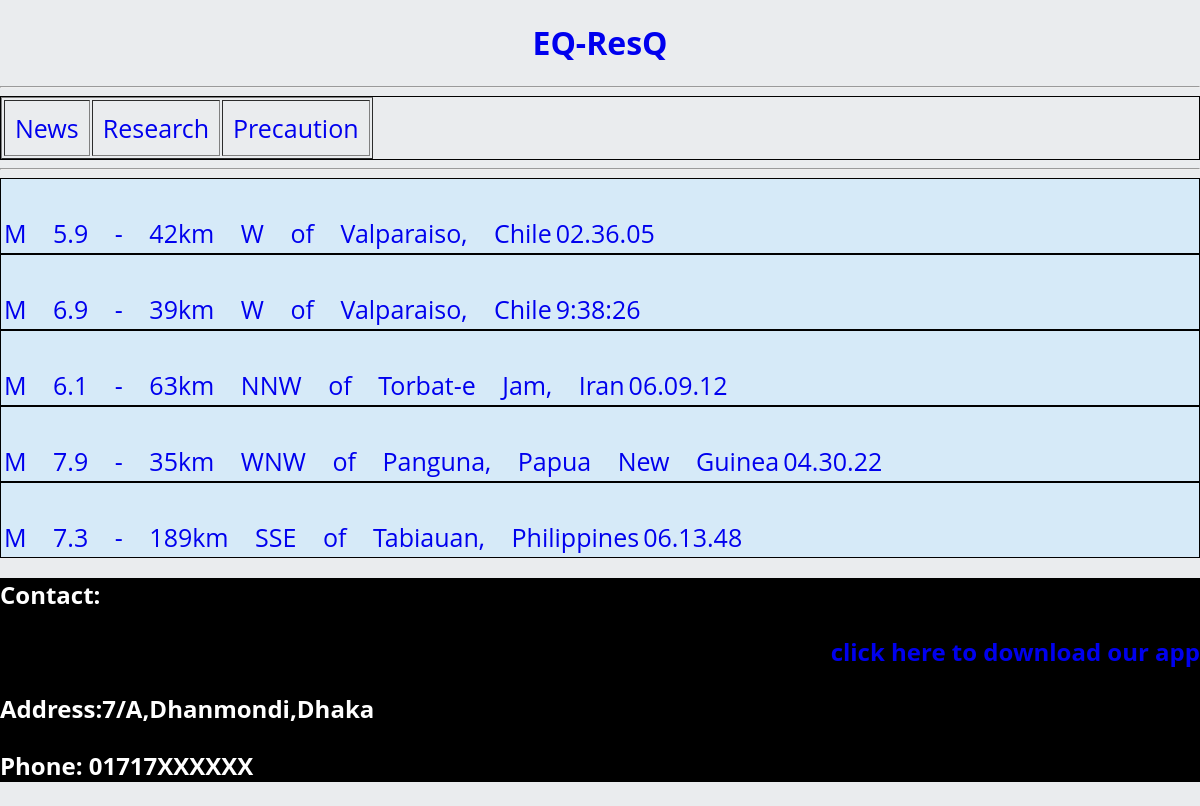
Page /news.php on the committed database.
### tables this page shows
CREATE TABLE `news` (
  `id` int(255) NOT NULL,
  `heading` varchar(1000) NOT NULL,
  `date` varchar(10) NOT NULL,
  `time` varchar(10) NOT NULL,
  `filename` varchar(50) NOT NULL
);

### news.php (the view, shortened to what this page needs)
 <!DOCTYPE html>
<html>
<head>
</head>
<body>
<div class="head">
<h1 align='center' ><a href="index.php">EQ-ResQ</a></h1>
</div>
<hr>
<div class="tab">
<table border="1px solid black" width="300" cellpadding="10px">
		<tr>
			<td><a href="news.php" >News</a></td>
			<td><a href="filter.php">Research</a></td>
			<td><a href="safety.php">Precaution</a></td>
		</tr>
</table>
</div>
<hr>
<?php
	$db= mysqli_connect("127.0.0.1","root","","eq_resq");
	$cmd= "select heading,date,filename,time from news";
	$res= mysqli_query($db,$cmd);
	$row= mysqli_fetch_assoc($res);
	while($row!=NULL)
	{
		echo "
		<div class='tab2'>
		<table>
		<tr>
		<td><a href='news_des.php?pid=".$row['filename']."'>".$row['heading']."</a></td>
				<td><a href='news_des.php?pid=".$row['filename']."'>".$row['time']."</a></td>
		<br>
		 </tr></table>
		 </div>";
		$row= mysqli_fetch_assoc($res);
	}
?>
<div class="footer">
<h2 style="color:white;">Contact:<h2>
<p style="text-align:right; color:white;"><a href="fb.com">click here to download our app</a></p>
<p style="text-align:left; color:white;">Address:7/A,Dhanmondi,Dhaka</p>
<p style="text-align:left; color:white;">Phone: 01717XXXXXX</p>
</div>
</body>
</html>

### news.php (style rules this page uses)
body { font-family: "open Sans", sans-serif; margin: 0; background-color: #eaecee ; }
.tab { font-size:25px; word-spacing:30px; border:1px solid black; border-collapse: collapse; }
.tab2 { font-size:25px; word-spacing:20px; background-color:#d6eaf8 ; border: 1px solid black; border-spacing:10px; }
.footer { background-color:black; }
.head { background-color:; }
a { text-decoration:none; }

### rows in the picture
news: heading "M 5.9 - 42km W of Valparaiso, Chile", time "02.36.05"
news: heading "M 6.9 - 39km W of Valparaiso, Chile", time "9:38:26"
news: heading "M 6.1 - 63km NNW of Torbat-e Jam, Iran", time "06.09.12"
news: heading "M 7.9 - 35km WNW of Panguna, Papua New Guinea", time "04.30.22"
news: heading "M 7.3 - 189km SSE of Tabiauan, Philippines", time "06.13.48"
